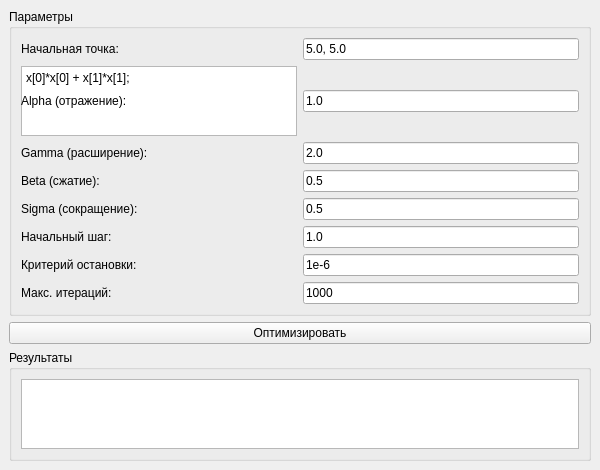
<?xml version="1.0" encoding="UTF-8"?>
<ui version="4.0">
 <class>MainWindow</class>
 <widget class="QMainWindow" name="MainWindow">
  <property name="geometry">
   <rect>
    <x>0</x>
    <y>0</y>
    <width>600</width>
    <height>400</height>
   </rect>
  </property>
  <widget class="QWidget" name="centralWidget">
   <layout class="QVBoxLayout" name="verticalLayout">
    <item>
     <widget class="QGroupBox" name="groupBoxInput">
      <property name="title">
       <string>Параметры</string>
      </property>
      <layout class="QGridLayout" name="gridLayout">
       <!-- Начальная точка -->
       <item row="0" column="0">
        <widget class="QLabel" name="labelInitialPoint">
         <property name="text">
          <string>Начальная точка:</string>
         </property>
        </widget>
       </item>
	<item>
      <widget class="QPlainTextEdit" name="functionEdit">
        <property name="plainText">
          <string>x[0]*x[0] + x[1]*x[1];</string>
        </property>
      </widget>
    </item>
       <item row="0" column="1">
        <widget class="QLineEdit" name="lineEditInitialPoint">
         <property name="text">
          <string>5.0, 5.0</string>
         </property>
        </widget>
       </item>
       
       <!-- Параметры алгоритма -->
       <item row="1" column="0">
        <widget class="QLabel" name="labelAlpha">
         <property name="text">
          <string>Alpha (отражение):</string>
         </property>
        </widget>
       </item>
       <item row="1" column="1">
        <widget class="QLineEdit" name="lineEditAlpha">
         <property name="text">
          <string>1.0</string>
         </property>
        </widget>
       </item>
       
       <!-- Gamma (расширение) -->
<item row="2" column="0">
    <widget class="QLabel" name="labelGamma">
        <property name="text">
            <string>Gamma (расширение):</string>
        </property>
    </widget>
</item>
<item row="2" column="1">
    <widget class="QLineEdit" name="lineEditGamma">
        <property name="text">
            <string>2.0</string>
        </property>
    </widget>
</item>

<!-- Beta (сжатие) -->
<item row="3" column="0">
    <widget class="QLabel" name="labelBeta">
        <property name="text">
            <string>Beta (сжатие):</string>
        </property>
    </widget>
</item>
<item row="3" column="1">
    <widget class="QLineEdit" name="lineEditBeta">
        <property name="text">
            <string>0.5</string>
        </property>
    </widget>
</item>

<!-- Sigma (сокращение) -->
<item row="4" column="0">
    <widget class="QLabel" name="labelSigma">
        <property name="text">
            <string>Sigma (сокращение):</string>
        </property>
    </widget>
</item>
<item row="4" column="1">
    <widget class="QLineEdit" name="lineEditSigma">
        <property name="text">
            <string>0.5</string>
        </property>
    </widget>
</item>

<!-- Шаг (step) -->
<item row="5" column="0">
    <widget class="QLabel" name="labelStep">
        <property name="text">
            <string>Начальный шаг:</string>
        </property>
    </widget>
</item>
<item row="5" column="1">
    <widget class="QLineEdit" name="lineEditStep">
        <property name="text">
            <string>1.0</string>
        </property>
    </widget>
</item>

<!-- Допуск (tolerance) -->
<item row="6" column="0">
    <widget class="QLabel" name="labelTolerance">
        <property name="text">
            <string>Критерий остановки:</string>
        </property>
    </widget>
</item>
<item row="6" column="1">
    <widget class="QLineEdit" name="lineEditTolerance">
        <property name="text">
            <string>1e-6</string>
        </property>
    </widget>
</item>

<!-- Макс. итераций -->
<item row="7" column="0">
    <widget class="QLabel" name="labelMaxIter">
        <property name="text">
            <string>Макс. итераций:</string>
        </property>
    </widget>
</item>
<item row="7" column="1">
    <widget class="QLineEdit" name="lineEditMaxIter">
        <property name="text">
            <string>1000</string>
        </property>
    </widget>
</item>
       
      </layout>
     </widget>
    </item>
    
    <item>
     <widget class="QPushButton" name="pushButtonOptimize">
      <property name="text">
       <string>Оптимизировать</string>
      </property>
     </widget>
    </item>
    
    <item>
     <widget class="QGroupBox" name="groupBoxResults">
      <property name="title">
       <string>Результаты</string>
      </property>
      <layout class="QVBoxLayout" name="verticalLayout_2">
       <item>
        <widget class="QTextEdit" name="textEditResults">
         <property name="readOnly">
          <bool>true</bool>
         </property>
        </widget>
       </item>
      </layout>
     </widget>
    </item>
   </layout>
  </widget>
 </widget>
</ui>
